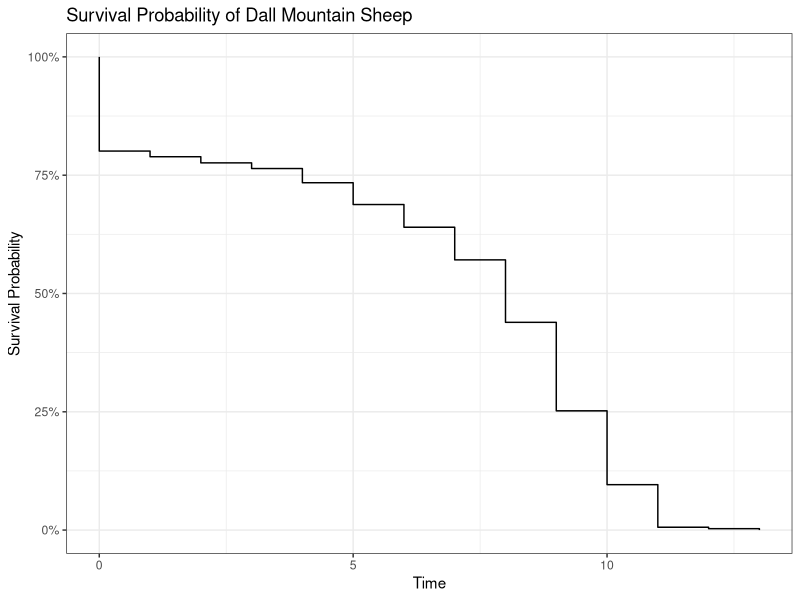
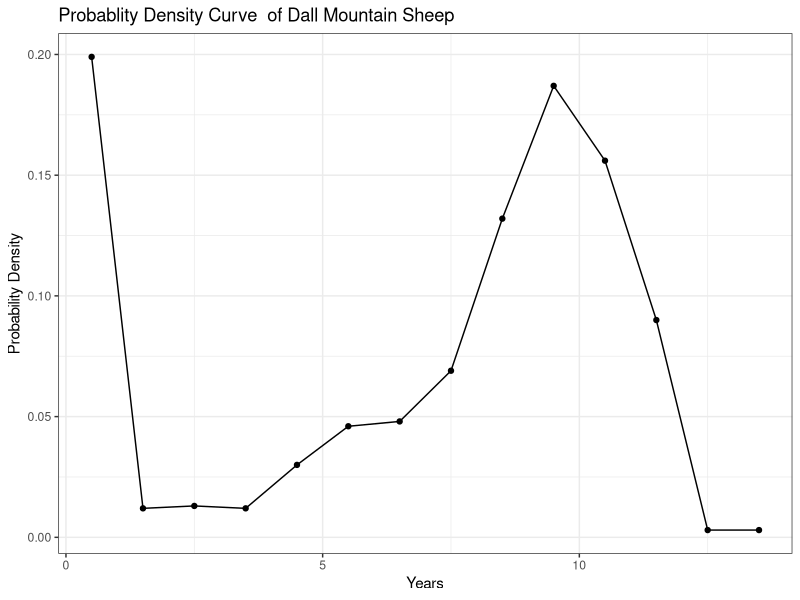
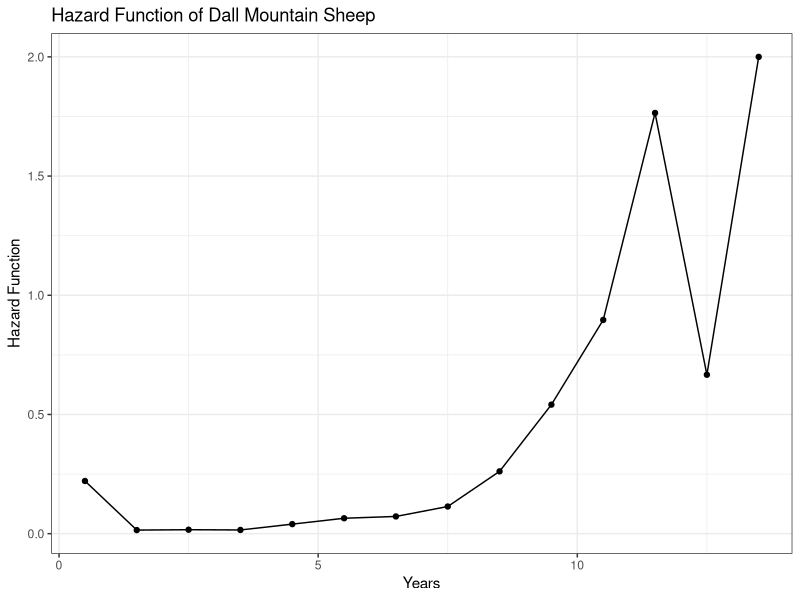
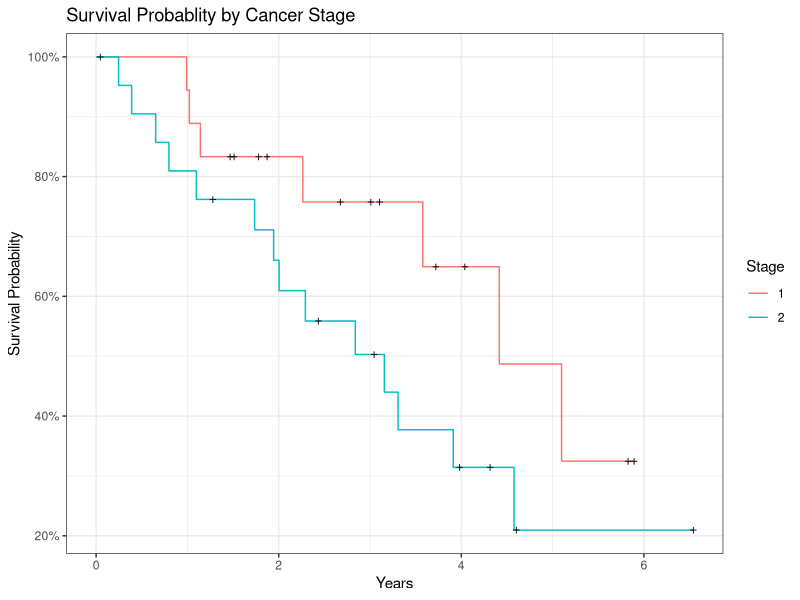

Recreate these plots in R, in order.
## ---- chunk 1
knitr::opts_chunk$set(warning = FALSE)
library(dplyr) 
library(survival)
library(flextable)
library(ggplot2)
library(ggfortify)
library(magrittr)
theme_set(theme_bw()) #Make ggplots black and white theme
## ---- chunk 2
#Getting data from a pdf to dataframe in R
rd <-  c("0 1 1,000 199 1 2 801 12 2 3 789 13 3 4 776 12 4 5 764 30 5 6 734 46 6 7 688 48 7 8 640 69 8 9 571 132 9 10 439 187 10 11 252 156 11 12 96 90 12 13 6 3 13 14 3 3")

df.1 <- read.table(text = rd, sep = " ",
           col.names = c("Start_Interval", "End_Interval", "Number_Of_Survivors", "Number_of_Deaths"))
df.1$Number_Of_Survivors = as.numeric(gsub(",","",df.1$Number_Of_Survivors))

rm(rd) #I don't need the raw data anymore
## ---- chunk 3
df.1 %>% 
  flextable() %>% 
  set_caption("Dall Mountain Sheep Deaths In Intervals")
## ---- chunk 4
df.1 <- df.1 %>% 
  mutate(Midtime = rowMeans(cbind(End_Interval, Start_Interval)))
duptimes <- df.1$Number_of_Deaths
rid <- rep(1:nrow(df.1), duptimes)

df.1.t <- df.1[rid,]
## ---- chunk 5
Surv.1 <- Surv(time = df.1.t$Start_Interval, 
     time2 = df.1.t$End_Interval, 
     event = rep(1, nrow(df.1.t)),
     type = "interval")

summary(fit.1 <- survfit(Surv.1~1))
## ---- chunk 6
autoplot(fit.1, conf.int = F) +
  labs(title = "Survival Probability of Dall Mountain Sheep",
       x = "Time",
       y = "Survival Probability")
## ---- chunk 7
df.1 <- df.1 %>% 
  mutate("f(t)" = Number_of_Deaths/(max(Number_Of_Survivors) * (End_Interval - Start_Interval)))
## ---- chunk 8
df.1 %>% 
  select(Midtime, `f(t)`) %>% 
  flextable() %>% 
  set_caption("Probability Density Function Calcuated at the Middle of the Interval")

## ---- chunk 9
ggplot(df.1, aes(x = Midtime, y = `f(t)`)) +
  geom_line() +
  geom_point() +
  labs(title = "Probablity Density Curve  of Dall Mountain Sheep",
       x = "Years",
       y = "Probability Density")
## ---- chunk 10
df.1 <- df.1 %>% 
  mutate(Deaths_Per_Time = Number_of_Deaths/(End_Interval - Start_Interval),
         "h(t)" = Deaths_Per_Time/(Number_Of_Survivors - Number_of_Deaths/2))
## ---- chunk 11
df.1 %>% 
  select(Midtime, `h(t)`) %>% 
  flextable() %>% 
  set_caption("Hazard Function Calcuated at the Middle of the Interval")
## ---- chunk 12
ggplot(df.1, aes(x = Midtime, y = `h(t)`)) +
  geom_line() +
  geom_point() +
  labs(title = "Hazard Function of Dall Mountain Sheep",
       x = "Years",
       y = "Hazard Function")

## ---- chunk 13
print(fit.1, print.rmean = TRUE)
## ---- chunk 14
rd <- "1 39 1 02/01/89 10/23/92 A 1360 3.723 2 55 1 03/22/89 02/12/95 A 2153 5.895 3 56 2 04/16/89 09/05/89 D 142 0.389 4 63 1 05/23/89 12/20/92 D 1307 3.578 5 62 2 06/12/89 12/28/95 A 2390 6.543 6 42 2 09/05/89 12/17/90 A 468 1.281 7 45 1 10/05/89 08/04/95 A 2129 5.829 8 38 2 11/30/89 11/10/91 D 710 1.944 9 53 2 01/07/90 10/25/90 D 291 0.797 10 55 1 02/03/90 01/31/91 D 362 0.991 11 49 2 03/23/90 08/29/92 A 890 2.437 12 61 1 04/28/90 05/13/94 A 1476 4.041 13 58 1 05/14/90 06/01/90 A 18 0.049 14 45 2 07/15/90 09/10/93 D 1153 3.157 15 60 2 08/03/90 11/27/94 A 1577 4.318 16 69 1 08/31/90 10/06/95 D 1862 5.098 17 58 2 09/18/90 01/02/93 D 837 2.292 18 54 2 11/09/90 06/18/95 A 1682 4.605 19 56 2 11/28/90 06/27/95 D 1672 4.578 20 52 1 12/12/90 05/13/95 D 1613 4.416 21 67 2 01/24/91 12/23/94 D 1429 3.912 22 64 2 02/17/91 06/09/94 D 1208 3.307 23 73 1 04/21/91 12/24/93 A 978 2.678 24 48 2 06/09/91 06/26/94 A 1113 3.047 25 42 2 06/20/90 03/15/92 D 634 1.736 26 56 2 08/25/90 08/19/94 A 1455 3.984 27 43 1 03/01/92 06/06/94 D 827 2.264 28 64 2 04/12/92 02/13/95 D 1037 2.839 29 35 2 04/13/92 04/15/94 D 732 2.004 30 77 1 05/05/92 05/10/95 A 1100 3.012 31 59 2 08/10/92 11/08/92 D 90 0.246 32 68 1 10/13/92 10/21/93 D 373 1.021 33 70 1 11/10/92 12/20/95 A 1135 3.107 34 58 1 01/17/93 10/29/94 A 650 1.780 35 75 2 02/02/93 03/10/94 D 401 1.098 36 55 2 02/03/93 09/29/93 D 238 0.652 37 45 1 05/11/93 07/02/94 D 417 1.142 38 69 1 11/19/93 05/26/95 A 553 1.514 39 70 1 07/12/93 05/27/95 A 684 1.873 40 27 1 12/13/93 06/03/95 A 537 1.470"

df.2 <- read.table(text = rd, sep = " ",
           col.names = c("ID", "Age", "Stage", "Diagnosis", "Last", "Status", "Days", "Years"))

rm(rd)
## ---- chunk 15
df.2 %>% 
  head(10) %>% 
  flextable() %>%
  set_caption("First 10 Female Patients diagnosed with Breast Cancer")
## ---- chunk 16
df.2 <- df.2 %>% 
  mutate(Status.l = (Status == "D"))
## ---- chunk 17
Surv.2 <- Surv(df.2$Years, df.2$Status.l)
fit.2 <- survfit(Surv.2 ~ Stage, data = df.2 , robust = TRUE)
summary(fit.2)
## ---- chunk 18
autoplot(fit.2, conf.int = FALSE) +
    labs(title = "Survival Probablity by Cancer Stage",
       x = "Years",
       y = "Survival Probability",
       colour = "Stage")
## ---- chunk 19
survdiff(Surv.2 ~ Stage, data = df.2) 
## ---- chunk 20
fit.df.2 <- broom::tidy(fit.2)
fit.df.2 <- fit.df.2 %>% 
  group_by(strata) %>% 
  mutate(variance = estimate^2 * cumsum(n.event/(n.risk * (n.risk - n.event)))) %>% #Estimating the variance 
  ungroup()
## ---- chunk 21
fit.df.2 %>% 
  select(time, estimate, strata, variance) %>% 
  flextable() %>% 
  set_caption("Variance Estimate of Cancer Patients")
## ---- chunk 22
sliced.2 <- fit.df.2 %>% 
  filter(strata == "Stage=1", n.event == 1) %>% 
  slice(which.min(abs(time - 2))-1, which.min(abs(time - 2))) # Grabs two points closes to t = 2
## ---- chunk 23
s.2<- sliced.2 %$% 
  approx(time, estimate, 2)$y #Does linear interpolation for s(2)
v.2 <- sliced.2 %$%
  approx(time, variance, 2)$y #Does linear interpolation for var(s(2))
## ---- chunk 24
sliced.3 <- fit.df.2 %>% 
  filter(strata == "Stage=2", n.event == 1) %>% 
  slice(which.min(abs(time - 3))-1, which.min(abs(time - 3))) # Grabs two points closes to t = 3
## ---- chunk 25
s.3<- sliced.3 %$% 
  approx(time, estimate, 3)$y #Does linear interpolation for s(2)
v.3 <- sliced.3 %$%
  approx(time, variance, 3)$y #Does linear interpolation for var(s(2))

## ---- chunk 26
print(fit.2)
## ---- chunk 27
fit.2
